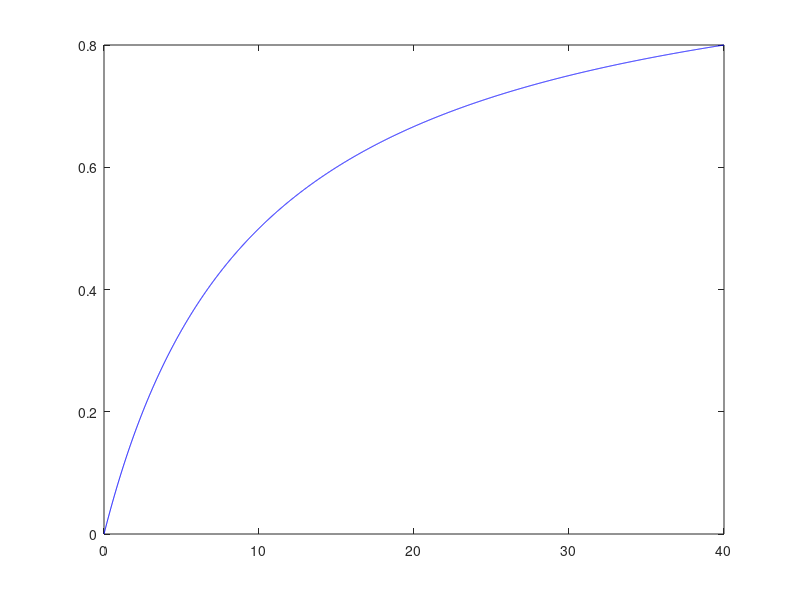

This chart was generated by the following MATLAB code: (Note: this script raises an error after producing the figure.)
c = 10;
x = 0:0.01:4*c;
n = @(x) (x)./(x+c);

plot(x, n(x), 'b');hold on





mult_antrenare = genereazaMultimeAntrenare(c, 20);


function multimeAntrenare = genereazaMultimeAntrenare2(c, nr)
X = rand(1, nr)*4*c;
X
x = 1:4*c;
n = @(x) (x)./(x+c);

plot(X, n(X), 'bx');


Y=rand(nr);
Y(x) = Y(x)<n(X(x));
% Y=(Y<n(Y))

plot(X, X<n(X), 'rx');


multimeAntrenare = [1 0]
end

function [X, Y] = genereazaMultimeAntrenare(c, n)
    X = rand(1, n)*4*c;
    Y = zeros(size(X));
    for i=1:n
        Y(i) = rand(1) < X(i)/(X(i)+c);
        plot(X(i), Y(i), 'rx');
    end
    
end

function E = calculeazaEroareMiscalculare(X, Y, c)
    gstar = aplicaClasifBayesian(X, c);
    E = sub(abs(gstar - Y))/length(Y);
end

function ploteazaEroareMiscalculare(c)
n = [10 100 10^3 10^4 10^5];
E=zeros(size(n));
for i=1:length(n)
    [X, Y] = genereazaMA(c, n(i));
    E(i) . calculeazaEM(x-i, c);
end
figure, semilgX(n, E, 'r');
end

